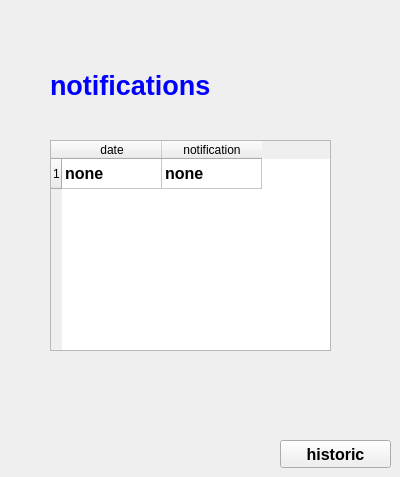
         <widget class="QWidget" name="notifications_page">
          <widget class="QLabel" name="label_7">
           <property name="geometry">
            <rect>
             <x>50</x>
             <y>30</y>
             <width>251</width>
             <height>111</height>
            </rect>
           </property>
           <property name="font">
            <font>
             <pointsize>20</pointsize>
             <weight>75</weight>
             <bold>true</bold>
            </font>
           </property>
           <property name="styleSheet">
            <string notr="true">color: rgb(0, 0, 255);</string>
           </property>
           <property name="text">
            <string>notifications</string>
           </property>
          </widget>
          <widget class="QTableWidget" name="affichage">
           <property name="geometry">
            <rect>
             <x>50</x>
             <y>140</y>
             <width>281</width>
             <height>211</height>
            </rect>
           </property>
           <row>
            <property name="text">
             <string>1</string>
            </property>
           </row>
           <column>
            <property name="text">
             <string>date</string>
            </property>
           </column>
           <column>
            <property name="text">
             <string>notification</string>
            </property>
           </column>
           <item row="0" column="0">
            <property name="text">
             <string>none</string>
            </property>
            <property name="font">
             <font>
              <pointsize>12</pointsize>
              <weight>75</weight>
              <bold>true</bold>
             </font>
            </property>
           </item>
           <item row="0" column="1">
            <property name="text">
             <string>none</string>
            </property>
            <property name="font">
             <font>
              <pointsize>12</pointsize>
              <weight>75</weight>
              <bold>true</bold>
             </font>
            </property>
           </item>
          </widget>
          <widget class="QPushButton" name="historic">
           <property name="geometry">
            <rect>
             <x>280</x>
             <y>440</y>
             <width>111</width>
             <height>28</height>
            </rect>
           </property>
           <property name="font">
            <font>
             <pointsize>12</pointsize>
             <weight>75</weight>
             <bold>true</bold>
            </font>
           </property>
           <property name="text">
            <string>historic</string>
           </property>
          </widget>
         </widget>
